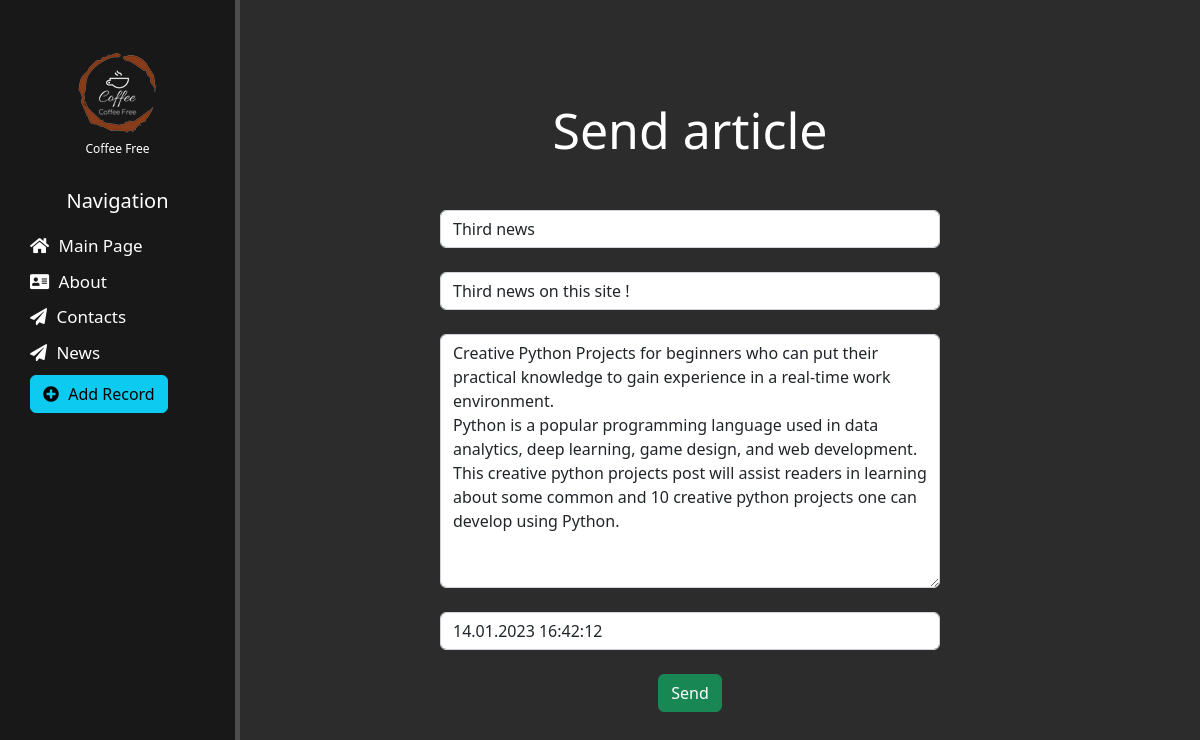
Screenshot of /news/3/update with the database file from the repository.
### news/models.py (models this page shows, shortened)
class Articles(models.Model):
    title = models.CharField('Title', max_length=50)
    preview = models.CharField('Preview', max_length=250)
    full_text = models.TextField('Article')
    date = models.DateTimeField('Date')
    class Meta:
        verbose_name = 'Article'
        verbose_name_plural = 'Articles'

### news/views.py (the view)
# urls.py: path('<int:pk>/update', views.NewsUpdateView.as_view(), name='news-update'),
class NewsUpdateView(UpdateView):
    model = Articles
    template_name = 'news/create.html'
    form_class = ArticlesForm

### news/forms.py
class ArticlesForm(ModelForm):
    class Meta:
        model = Articles
        fields = ['title', 'preview', 'full_text', 'date']
        widgets = {
            'title': TextInput(attrs={
                'class': 'form-control',
                'placeholder': 'Title'
            }),
            'preview': TextInput(attrs={
                'class': 'form-control',
                'placeholder': 'Preview'
            }),
            'full_text': Textarea(attrs={
                'class': 'form-control',
                'placeholder': 'Input your text'
            }),
            'date': DateTimeInput(attrs={
                'class': 'form-control',
                'placeholder': 'Date'
            })
        }

### templates/news/create.html (shortened to what this page needs)
{% extends 'main/layout.html' %}
{% block content %}
<div class="features">
    <h1>Send article</h1>
    <form method="post">
        {{ form.title }}<br>
        {{ form.preview }}<br>
        {{ form.full_text}}<br>
        {{ form.date }}<br>
        <button class="btn btn-success" type="submit">Send</button>
    </form>
</div>
{% endblock content %}

### static/main/css/main.css (style rules this page uses)
body { background: #2c2c2c; }
main .features { float: left; color: #fff; margin-top: 100px; text-align: center; width: 75%; }
main .features h1 { font-size: 50px; }
form { margin: auto; width: 500px; margin-top: 50px; }

### rows the page displays
Articles: title "Third news", preview "Third news on this site !", full_text "Creative Python Projects for beginners who can put their practical knowledge to gain experience in a real-time work environment. Python is a popular programming language used in data analytics, deep learning, game design, and web development. This creative python projects post will assist readers in learning about some common and 10 creative python projects one can develop using Python.", date "14.01.2023 16:42:12"
